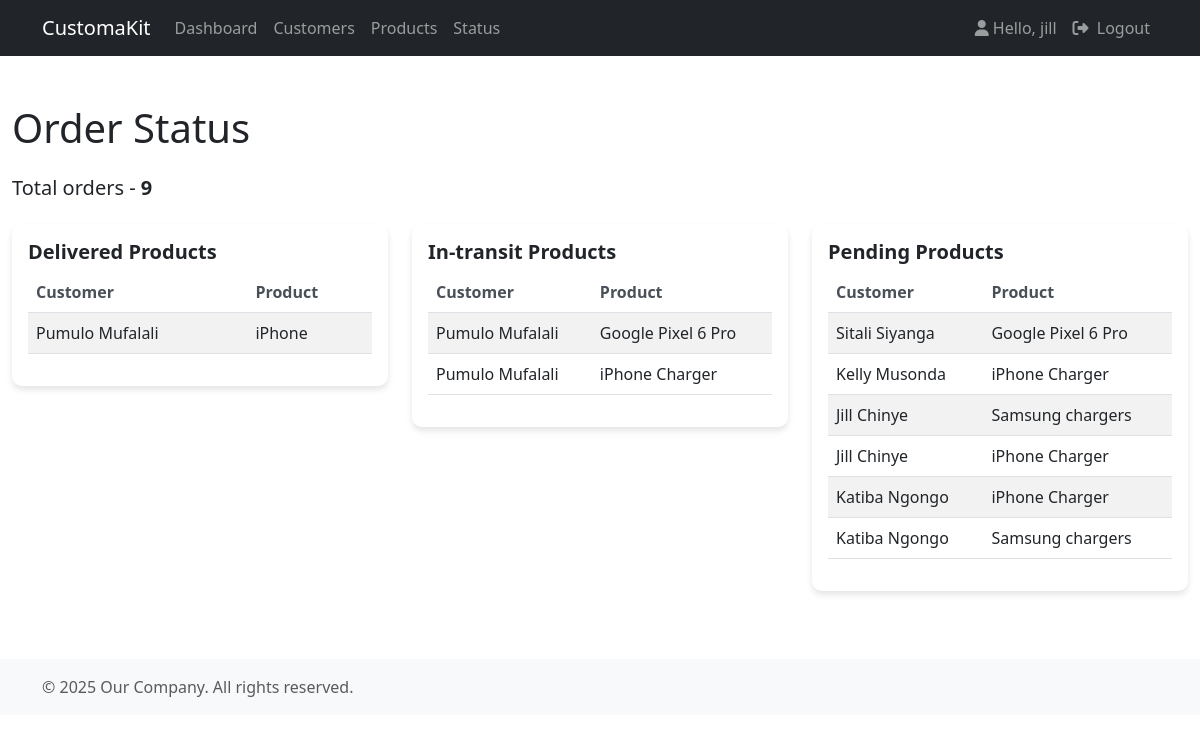
Screenshot of /status/ (signed in) with the database file from the repository.
### accounts/models.py (models this page shows, shortened)
class Order(models.Model):
  STATUS = (
    ('delivered', 'delivered'),
    ('Out for delivery', 'Out for delivery'),
    ('pending', 'pending'),
  )
  customer = models.ForeignKey(Customer, null=True, on_delete=models.CASCADE)
  product = models.ForeignKey(Product, null=True, on_delete=models.CASCADE)
  status = models.CharField(max_length=100, null=True, choices=STATUS)
  created_at = models.DateTimeField(auto_now_add=True)

class Customer(models.Model):
  user = models.OneToOneField(User, null=True, on_delete=models.CASCADE)
  name = models.CharField(max_length=200, null=True)
  phone = models.CharField(max_length=200, null=True)
  profile_pic = models.ImageField(null=True, blank=True)
  email = models.CharField(max_length=200, null=True, unique=True)
  created_at = models.DateTimeField(auto_now_add=True)

class Product(models.Model):
  CATEGORY = (
    ('Indoor', 'Indoor'),
    ('Outdoor', 'Outdoor'),
  )
  name = models.CharField(max_length=70, null=True)
  price = models.FloatField(null=True)
  category = models.CharField(max_length=50, null=True, choices=CATEGORY)
  description = models.CharField(max_length=100, null=True)
  created_at = models.DateTimeField(auto_now_add=True)
  tags = models.ManyToManyField(Tag)

### accounts/decorators.py (the view)
    def wrapper_func(request, *args, **kwargs):
      group = ''
      if request.user.groups.exists():
        group = request.user.groups.all()[0].name
      if group in allowed_roles:
        return view_func(request, *args, **kwargs)
      else:
        return HttpResponse('You are not authorized to access this page')

### accounts/views.py (called while the page is built)
@login_required(login_url='login')
@allowed_user(allowed_roles=['admin'])
def status(request):
  orders = Order.objects.all().count()
  intransit_orders = Order.objects.filter(status='Out for delivery')
  pending_orders = Order.objects.filter(status='pending')
  delivered_orders = Order.objects.filter(status='delivered')
  context = {
    'orders':orders,
    'intransit_orders':intransit_orders,
    'pending_orders':pending_orders,
    'delivered_orders':delivered_orders,
  }
  return render(request, 'accounts/status.html', context)

### accounts/templates/accounts/status.html (shortened to what this page needs)
{% extends 'accounts/main.html' %}
{% block content %}
<h1 class="mt-4 mb-4">Order Status</h1>
<h5 class="mt-4 mb-4">Total orders - <strong>{{orders}}</strong></h5>
<div class="row">
    <div class="col-md-4">
        <div class="card">
            <div class="card-body">
                <h5 class="card-title"><strong>Delivered Products</strong></h5>
                <div class="table-responsive">
                    <table class="table table-striped table-hover">
                        <thead>
                            <th>Customer</th>
                            <th>Product</th>
                        </thead>
                        <tbody>
                                {% for order in delivered_orders %}
                                    <tr>
                                        <td>{{ order.customer.name }}</td>
                                        <td>{{ order.product.name }}</td>
                                    </tr>
                                {% endfor %}
                        </tbody>
                    </table>
                </div>
            </div>
        </div>
    </div>
    <div class="col-md-4">
        <div class="card">
            <div class="card-body">
                <h5 class="card-title"><strong>In-transit Products</strong></h5>
                <div class="table-responsive">
                    <table class="table table-striped table-hover">
                        <thead>
                            <th>Customer</th>
                            <th>Product</th>
                        </thead>
                        <tbody>
                                {% for order in intransit_orders %}
                                    <tr>
                                        <td>{{ order.customer.name }}</td>
                                        <td>{{ order.product.name }}</td>
                                    </tr>
                                {% endfor %}
                        </tbody>
                    </table>
                </div>
            </div>
        </div>
    </div>
    <div class="col-md-4">
        <div class="card">
            <div class="card-body">
                <h5 class="card-title"><strong>Pending Products</strong></h5>
                <div class="table-responsive">
                    <table class="table table-striped table-hover">
                        <thead>
                            <th>Customer</th>
                            <th>Product</th>
                        </thead>
                        <tbody>
                                {% for order in pending_orders %}
                                    <tr>
                                        <td>{{ order.customer.name }}</td>
                                        <td>{{ order.product.name }}</td>
                                    </tr>
                                {% endfor %}
                        </tbody>
                    </table>
                </div>
            </div>
        </div>
    </div>
</div>
{% endblock %}

### accounts/templates/accounts/navbar.html (shortened to what this page needs)
<nav class="navbar navbar-expand-lg navbar-dark bg-dark mb-4 sticky-top">
    <div class="container">
        <a class="navbar-brand">CustomaKit</a>
        <div class="collapse navbar-collapse" id="navbarNav">
            {% if request.user.is_staff %}
                <ul class="navbar-nav me-auto">
                    <li class="nav-item">
                        <a class="nav-link" href="{% url 'dashboard' %}">Dashboard</a>
                    </li>
                    <li class="nav-item">
                        <a class="nav-link" href="{% url 'customers' %}">Customers</a>
                    </li>
                    <li class="nav-item">
                        <a class="nav-link" href="{% url 'product' %}">Products</a>
                    </li>
                    <li class="nav-item">
                        <a class="nav-link" href="{% url 'statuses' %}">Status</a>
                    </li>
                </ul>
                <ul class="navbar-nav">
                    <li class="nav-item">
                        <a class="nav-link" href="#"><i class="fas fa-user me-1"></i>Hello, {{request.user}}</a>
                    </li>
                    <li class="nav-item">
                        <a class="nav-link" href="{% url 'logout' %}"><i class="fas fa-sign-out-alt me-1"></i> Logout</a>
                    </li>
                </ul>
            {% else %}
                <li class="nav-item">
                    <a class="hello-msg" href="{% url 'settings' %}">Settings</a>
                </li>
            {% endif %}
        </div>
    </div>
</nav>

### accounts/static/accounts/css/customer.css (style rules this page uses)
.card { border: none; border-radius: 10px; box-shadow: 0 4px 6px rgba(0, 0, 0, 0.1); margin-bottom: 20px; }
.table th { font-weight: 600; color: #495057; border-top: none; }
.table td { vertical-align: middle; }
a { text-decoration: none; }

### rows the page displays
Order: customer.name "Pumulo Mufalali", product.name "iPhone"
Order: customer.name "Pumulo Mufalali", product.name "Google Pixel 6 Pro"
Order: customer.name "Pumulo Mufalali", product.name "iPhone Charger"
Order: customer.name "Sitali Siyanga", product.name "Google Pixel 6 Pro"
Order: customer.name "Kelly Musonda", product.name "iPhone Charger"
Order: customer.name "Jill Chinye", product.name "Samsung chargers"
Order: customer.name "Jill Chinye", product.name "iPhone Charger"
Order: customer.name "Katiba Ngongo", product.name "iPhone Charger"
Order: customer.name "Katiba Ngongo", product.name "Samsung chargers"

### other values shown
{{ request.user }} "jill"
{{ orders }} "9"
